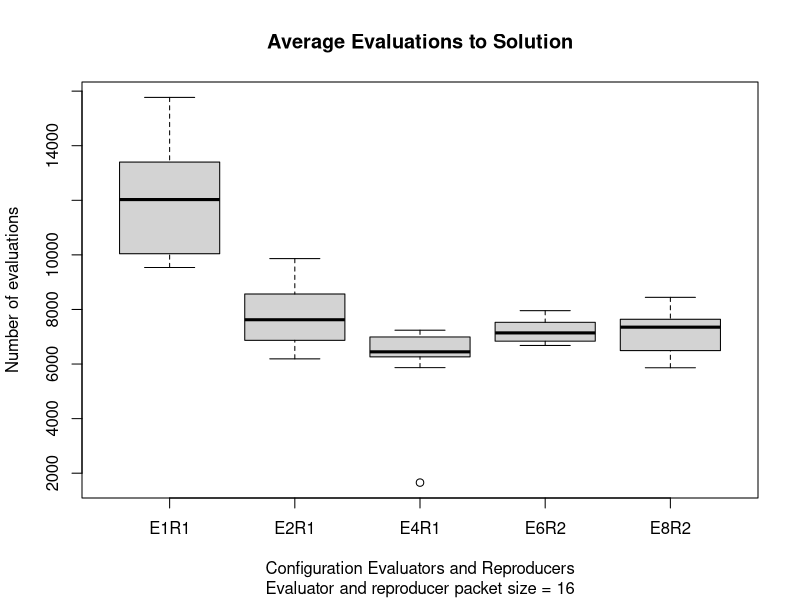
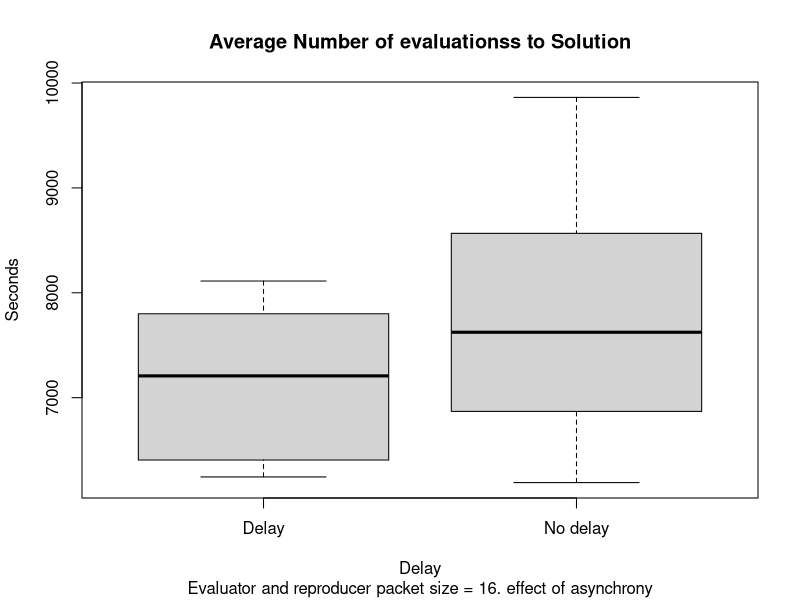

Here is the R script that generated these plots, in order:
evals.i128.p128.er16.eval1.repro1 <- read.table('evals-i128-p128-er16-eval1-repro1.dat')
evals.i128.p128.er16.eval2.repro1 <- read.table('evals-i128-p128-er16-eval2-repro1.dat')
evals.i128.p128.er16.eval2.repro1.id1 <- read.table('evals-i128-p128-er16-eval2-repro1-id1.dat')
evals.i128.p128.er16.eval6.repro2 <- read.table('evals-i128-p128-er16-eval6-repro2.dat')
evals.i128.p128.er16.eval4.repro1 <- read.table('evals-i128-p128-er16-eval4-repro1.dat')
evals.i128.p128.er16.eval8.repro2 <- read.table('evals-i128-p128-er16-eval8-repro2.dat')
evals.er16.df <- data.frame( Configuration=c(rep('E1R1',10), rep('E2R1',10), rep('E4R1',10), rep('E6R2',10), rep('E8R2',10) ),
                            Evaluations=c(evals.i128.p128.er16.eval1.repro1$V1,
                              evals.i128.p128.er16.eval2.repro1$V1, evals.i128.p128.er16.eval4.repro1$V1,
                              evals.i128.p128.er16.eval6.repro2$V1, evals.i128.p128.er16.eval8.repro2$V1));
boxplot(evals.er16.df$Evaluations ~ evals.er16.df$Configuration,main='Average Evaluations to Solution',
        sub='Evaluator and reproducer packet size = 16',xlab='Configuration Evaluators and Reproducers',ylab='Number of evaluations' )

evals.er16.eval2.df <- data.frame( Configuration=c(rep('No delay',10), rep('Delay',10) ),
                            Evals=c(evals.i128.p128.er16.eval2.repro1$V1,
                              evals.i128.p128.er16.eval2.repro1.id1$V1));
boxplot(evals.er16.eval2.df$Evals ~ evals.er16.eval2.df$Configuration,main='Average Number of evaluationss to Solution',
        sub='Evaluator and reproducer packet size = 16. effect of asynchrony',xlab='Delay',ylab='Seconds' )
